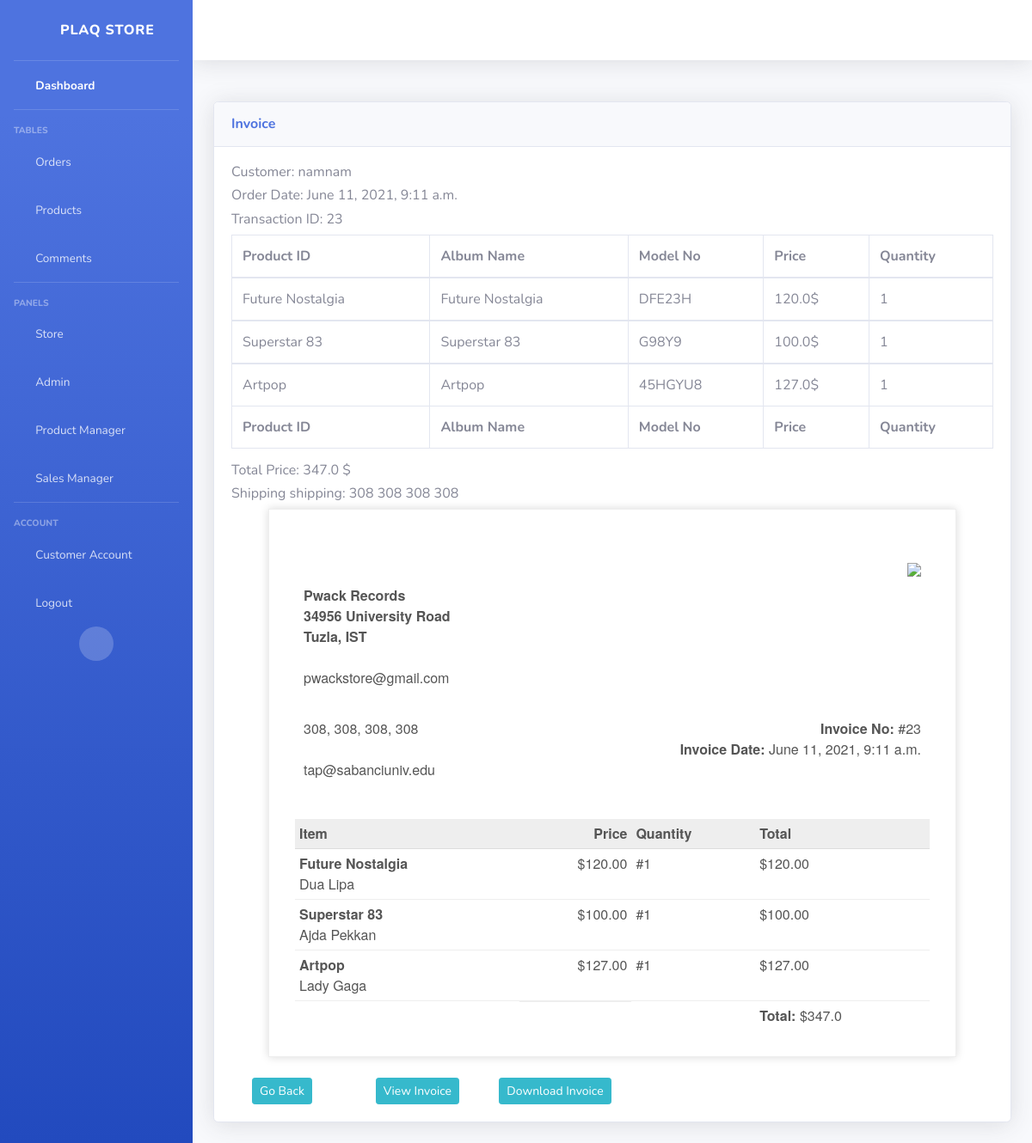
The app's page /view-invoice/23/ (signed in) with its own data.
### store/models.py (models this page shows, shortened)
class Order(models.Model):
    customer = models.ForeignKey(User, on_delete=models.SET_NULL, blank=True, null=True)
    order_date = models.DateTimeField(auto_now_add=True)
    isComplete = models.BooleanField(default=False, null=True)
    transaction_id = models.CharField(max_length=200, blank=False)
    class Status(models.IntegerChoices):
        PROCESSING = 1
        INTRANSIT = 2
        DELIVERED = 3
    status = models.IntegerField(choices=Status.choices, default=1)
    @property
    def getCartTotal(self): #returns total price of items in the order
        orderItems = self.orderitem_set.all()
        totalCost = sum([item.getTotal for item in orderItems])
        return totalCost

class OrderItem(models.Model):
    product = models.ForeignKey(Product, on_delete=models.SET_NULL, null=True, related_name='rating')
    order = models.ForeignKey(Order, on_delete=models.SET_NULL, null=True)
    quantity = models.IntegerField(default=0, null=True, blank=True)
    date_added = models.DateTimeField(auto_now_add=True)
    refund_request = models.BooleanField(default=False, null=True)
    rating = models.IntegerField(default=0, null=True,
        validators=[
            MaxValueValidator(5),
            MinValueValidator(0),
        ]
        )
    @property
    def getTotal(self):
        totalCost = self.product.price * self.quantity
        return totalCost

class Product(models.Model):
    model_no = models.CharField(max_length=200, blank=True, null=True)
    album_name = models.CharField(max_length=200, blank=False)
    artist_name = models.CharField(max_length=200, blank=False)
    description = models.CharField(max_length=500, blank=True, null=True)
    genre = models.CharField(max_length=200, blank=True, null=True)
    warranty = models.CharField(max_length=200, blank=True, null=True)
    distributor = models.CharField(max_length=200, blank=True, null=True)
    price = models.FloatField()
    stock = models.IntegerField(default=0, null=True, blank=True)
    onDiscount = models.BooleanField(default= False)
    image = models.ImageField(blank=True, null=True)
    def __str__(self):
        return(self.album_name)

class ShippingAdress(models.Model):
    customer = models.ForeignKey(
    User, on_delete=models.SET_NULL, blank=True, null=True)
    order = models.ForeignKey(Order, on_delete=models.SET_NULL, blank=True, null=True)
    address = models.CharField(max_length=200, null=True)
    city = models.CharField(max_length=200, null=True)
    state = models.CharField(max_length=200, null=True)
    zipcode = models.CharField(max_length=200, null=True)
    country =  models.CharField(max_length=200, null=True)
    date_added = models.DateTimeField(auto_now_add=True)

### mysite/decorators.py (the view)
    def wrapper_func(request, *args, **kwargs):
        group_list = []
        user = request.user
        for groups in user.groups.all():
            group_list.append(groups.name)
        if 'product manager' in group_list:
            return view_func(request, *args, **kwargs)
        else:
            return redirect('store')

### managers/views.py (called while the page is built)
@product_manager
def invoice(request, id):
    items = OrderItem.objects.filter(order=id)
    order = Order.objects.get(id=id)
    adress = ShippingAdress.objects.get(order=order)
    customer = order.customer
    total = 0
    for i in items:
        total += i.product.price * i.quantity
    context={'items': items, 'order':order, 'total':total, 'shipping':adress, 'customer' : customer}
    return render(request, "managers/invoice.html", context)

### managers/templates/managers/invoice.html
{% include 'managers/base.html' %}
{% load static %}
{%block content%}
<div class="card shadow mb-4">
    <div class="card-header py-3">
        <h6 class="m-0 font-weight-bold text-primary">Invoice</h6>
    </div>
    <div class="card-body">
        <div class="table-responsive">
            <h6>Customer: {{order.customer}}</h6>
            <h6>Order Date: {{order.order_date}}</h6>
            <h6>Transaction ID: {{order.id}}</h6>
            <table class="table table-bordered" id="dataTable" width="100%" cellspacing="0">
                <thead>
                    <tr>
                        <th>Product ID</th>
                        <th>Album Name</th>
                        <th>Model No</th>
                        <th>Price</th>
                        <th>Quantity</th>
                    </tr>
                </thead>
                <tfoot>
                    <tr>
                        <th>Product ID</th>
                        <th>Album Name</th>
                        <th>Model No</th>
                        <th>Price</th>
                        <th>Quantity</th>
                    </tr>
                </tfoot>
                {% for item in items %}
                <tbody>
                    <tr>
                        <td>{{item.product}}</td>
                        <td>{{item.product.album_name}}</td>
                        <td>{{item.product.model_no}}</td>
                        <td>{{item.product.price}}$</td>
                        <td>{{item.quantity}}</td>
                    </tr>
                    {% endfor %}
                </tbody>
            </table>
            <h6>Total Price: {{total}} $</h6>
            <h6>Shipping shipping: {{shipping.address}} {{shipping.city}} {{shipping.zipcode}} {{shipping.country}}</h6>
            {% include 'store/invoice.html' %}
            <br>
            <div class="container">
                <div class="row">
                    <div class="col-md-2">
                        <a class="btn btn-sm btn-info" href="/orders">Go Back</a>
                    </div>
                    <div class="col-md-2">
                        <a class="btn btn-sm btn-info" href="{% url 'view-invoice-pdf' order.id %}" target="_blank">View Invoice</a>
                    </div>
                    <div class="col-md-3">
                        <a class="btn btn-sm btn-info" href="{% url 'download-invoice-pdf' order.id %}" target="_blank">Download Invoice</a>
                    </div>
                </div>
            </div>
        </div>
    </div>
</div>
{%endblock content %}

### managers/templates/managers/base.html (shortened to what this page needs)
<!DOCTYPE html>
<html lang="en">
{%load static %}
<head>
    <link href="{% static 'vendor/fontawesome-free/css/all.min.css' %}" rel="stylesheet" type="text/css">
    <link href="{% static 'css/sb-admin-2.min.css' %}" rel="stylesheet">
</head>
<body id="page-top">
    <div id="wrapper">
        <ul class="navbar-nav bg-gradient-primary sidebar sidebar-dark accordion" id="accordionSidebar">
            <a class="sidebar-brand d-flex align-items-center justify-content-center" href="/product-manager">
                <div class="sidebar-brand-icon rotate-n-15">
                    <i class="fas fa-laugh-wink"></i>
                </div>
                <div class="sidebar-brand-text mx-3">PLAQ Store</div>
            </a>
            <hr class="sidebar-divider my-0">
            <li class="nav-item active">
                <a class="nav-link" href="/product-manager">
                    <i class="fas fa-fw fa-tachometer-alt"></i>
                    <span>Dashboard</span></a>
            </li>
            <hr class="sidebar-divider">
            <div class="sidebar-heading">
                Tables
            </div>
            <li class="nav-item">
                <a class="nav-link" href="/orders">
                    <i class="fas fa-fw fa-table"></i>
                    <span>Orders</span></a>
            </li>
            <li class="nav-item">
                <a class="nav-link" href="/tables">
                    <i class="fas fa-fw fa-table"></i>
                    <span>Products</span></a>
            </li>
            <li class="nav-item">
                <a class="nav-link" href="/comments">
                    <i class="fas fa-fw fa-table"></i>
                    <span>Comments</span></a>
            </li>
            <hr class="sidebar-divider d-none d-md-block">
            <div class="sidebar-heading">
                Panels
            </div>
            <li class="nav-item">
                <a class="nav-link" href="/">
                    <i class="fas fa-fw fa-cart-arrow-down"></i>
                    <span>Store</span></a>
            </li>
            {% if user.is_superuser%}
            <li class="nav-item">
                <a class="nav-link" href="#">
                    <i class="fas fa-fw fa-user-shield"></i>
                    <span>Admin</span></a>
            </li>
            {% endif%}
            {% for group in user.groups.all %}
                {% if group.name == 'product manager' %}
                    <li class="nav-item">
                        <a class="nav-link" href="/product-manager">
                            <i class="fas fa-fw fa-box-open"></i>
                            <span>Product Manager</span></a>
                    </li>
                {%elif group.name == 'sales manager' %}
                    <li class="nav-item">
                        <a class="nav-link" href="/sales-manager">
                            <i class="fas fa-fw fa-cash-register"></i>
                            <span>Sales Manager</span></a>
                    </li>
                {%endif%}
            {%endfor%}
            <hr class="sidebar-divider d-none d-md-block">
            <div class="sidebar-heading">
                Account
            </div>
            <li class="nav-item">
                <a class="nav-link" href="/account">
                    <i class="fas fa-fw fa-address-card"></i>
                    <span>Customer Account</span></a>
            </li>
            <li class="nav-item">
                <a class="nav-link" href="/logout">
                    <i class="fas fa-fw fa-sign-out-alt"></i>
                    <span>Logout</span></a>
            </li>
            <div class="text-center d-none d-md-inline">
                <button class="rounded-circle border-0" id="sidebarToggle"></button>
            </div>
        </ul>
        <div id="content-wrapper" class="d-flex flex-column">
            <div id="content">
                <nav class="navbar navbar-expand navbar-light bg-white topbar mb-4 static-top shadow">
                </nav>
                <div class="container-fluid">
                    <div class="row">
                    <div class="row">
        </div>
    </div>
</body>
</html>

### store/templates/store/invoice.html (shortened to what this page needs)
{% load static %}
{% block content %}
<!DOCTYPE html>
<html>
	<head>
	</head>
	<body>
		<div class="invoice-box" font>
			<table cellpadding="0" cellspacing="0">
				<tr class="top">
					<td colspan="4">
						<table>
							<tr>
							<td><br />
								<br />
								<strong>
									Pwack Records<br />
									34956 University Road<br />
									Tuzla, IST
								</strong>
								<br />
								<br />
								pwackstore@gmail.com
							</td>
								<td class="title">
									<img src="{% static 'images/logo.png' %}" style="width: 50%; max-width: 300px" />
								</td>
							</tr>
						</table>
					</td>
				</tr>
				<tr class="information">
					<td colspan="4">
						<table>
							<tr>
								<td>
									{{shipping.address}}, {{shipping.city}}, {{shipping.country}}, {{shipping.zipcode}}<br />
									{{user.get_full_name}}<br />
									{{customer.email}}
								</td>
								<td>
									<strong>Invoice No:</strong> #{{order.id}} <br />
									<strong>Invoice Date:</strong> {{order.order_date}} <br />
								</td>
							</tr>
						</table>
					</td>
				</tr>
                <tr class="heading">
					<td>Item</td>
					<td>Price</td>
					<td>Quantity</td>
					<td>Total</td>
                </tr>
                {% for i in items %}
                    <tr class="item">
						<td><strong>{{i.product.album_name}}</strong> <br /> {{i.product.artist_name}} </td>
						<td>${{i.product.price|floatformat:2}}</td>
						<td>#{{i.quantity}}</td>
						<td>${{i.getTotal|floatformat:2}}</td>
                    </tr>
                {%endfor%}
                <tr class="total">
                    <td></td>
                    <td></td>
                    <td></td>
                    <td><strong>Total:</strong> ${{order.getCartTotal}}</td>
                </tr>
			</table>
		</div>
	</body>
</html>
{%endblock content%}

### store/templates/store/invoice.html (style rules this page uses)
.invoice-box { max-width: 800px; margin: auto; padding: 30px; border: 1px solid #eee; box-shadow: 0 0 10px rgba(0, 0, 0, 0.15); font-size: 16px; line-height: 24px; font-family: 'Helvetica Neue', 'Helvetica', Helvetica, Arial, sans-serif; color: #555; }
.invoice-box table { width: 100%; line-height: inherit; text-align: left; }
.invoice-box table td { padding: 5px; vertical-align: top; }
.invoice-box table tr td:nth-child(2) { text-align: right; }
.invoice-box table tr.top table td { padding-bottom: 20px; }
.invoice-box table tr.top table td.title { font-size: 45px; line-height: 45px; color: #333; }
.invoice-box table tr.information table td { padding-bottom: 40px; }
.invoice-box table tr.heading td { background: #eee; border-bottom: 1px solid #ddd; font-weight: bold; }
.invoice-box table tr.item td { border-bottom: 1px solid #eee; }
.invoice-box table tr.total td:nth-child(2) { border-top: 2px solid #eee; font-weight: bold; }

### records on screen
Order: customer "namnam", order_date "June 11, 2021, 9:11 a.m.", id "23", getCartTotal "347.0"
OrderItem: product "Future Nostalgia", product.album_name "Future Nostalgia", product.model_no "DFE23H", product.price "120.0", quantity "1", product.artist_name "Dua Lipa", product.price "120.00", getTotal "120.00"
OrderItem: product "Superstar 83", product.album_name "Superstar 83", product.model_no "G98Y9", product.price "100.0", quantity "1", product.artist_name "Ajda Pekkan", product.price "100.00", getTotal "100.00"
OrderItem: product "Artpop", product.album_name "Artpop", product.model_no "45HGYU8", product.price "127.0", quantity "1", product.artist_name "Lady Gaga", product.price "127.00", getTotal "127.00"
ShippingAdress: address "308", city "308", zipcode "308", country "308"

### other values on screen
{{ total }} "347.0"
{{ customer.email }} "tap@sabanciuniv.edu"
